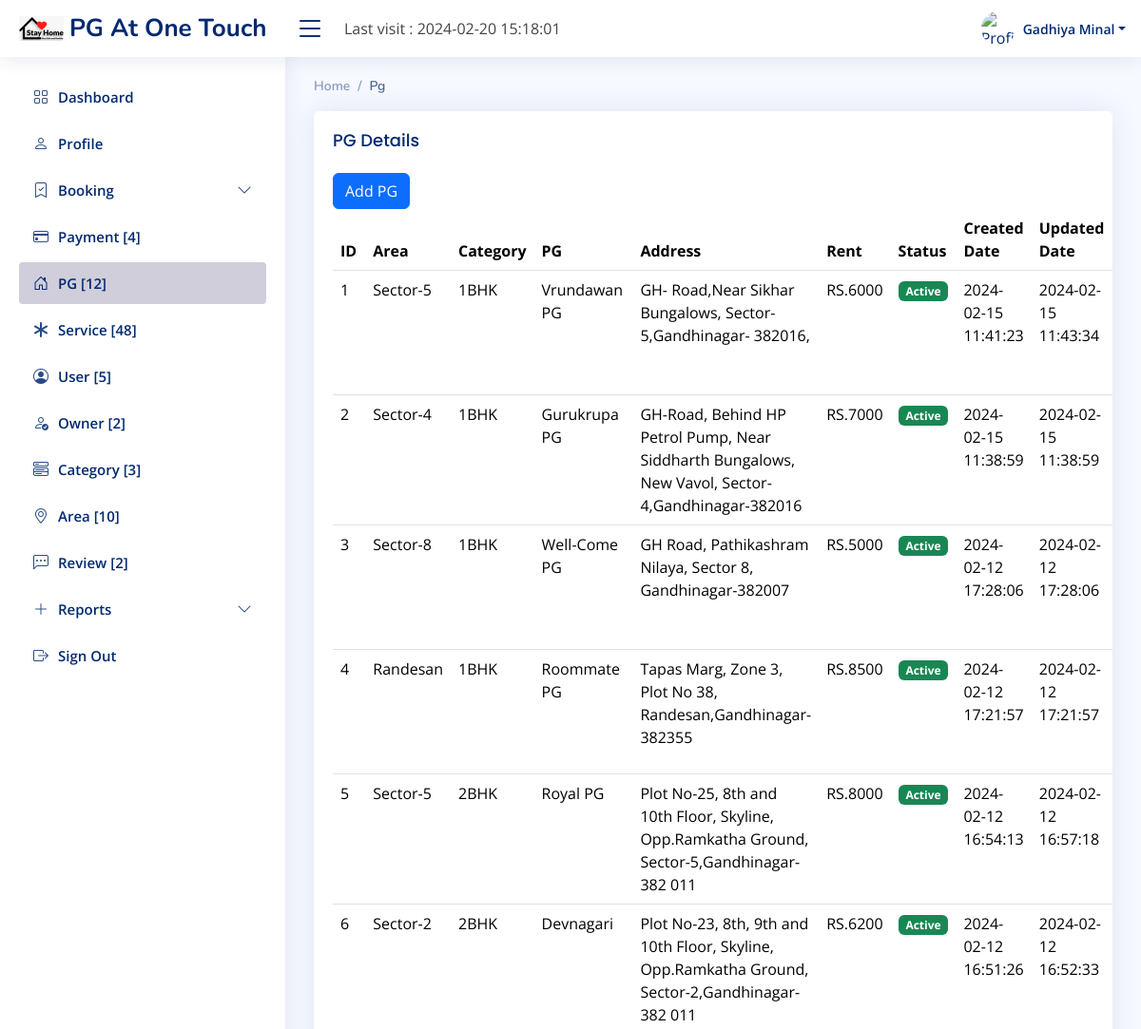
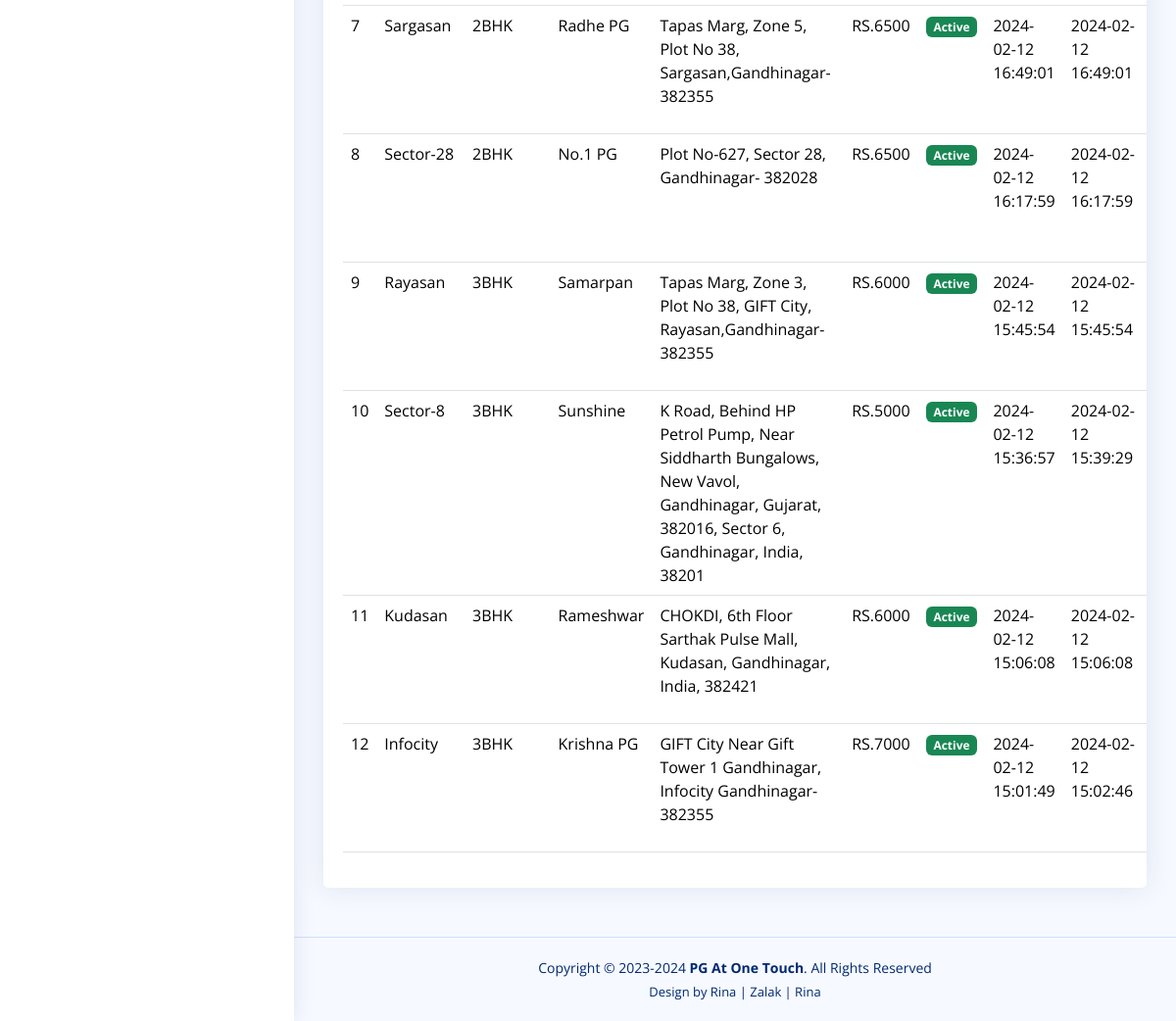
Screenshot of /Owner/index.php?file=pg (signed in) with the database file from the repository (2 pictures, top to bottom).
### tables this page shows
CREATE TABLE IF NOT EXISTS `pg_tb` (
  `pg_id` int(11) NOT NULL AUTO_INCREMENT,
  `cat_id` int(11) NOT NULL,
  `ar_id` int(11) NOT NULL,
  `o_id` int(11) NOT NULL,
  `pg_name` varchar(50) NOT NULL,
  `pg_add` text NOT NULL,
  `pg_details` text NOT NULL,
  `pg_image1` varchar(100) NOT NULL,
  `pg_image2` varchar(100) NOT NULL,
  `pg_image3` varchar(100) NOT NULL,
  `pg_capacity` varchar(20) NOT NULL,
  `pg_rent` int(11) NOT NULL,
  `pg_status` enum('Active','Deactive') NOT NULL,
  `pg_cdate` datetime NOT NULL,
  `pg_udate` datetime NOT NULL,
  PRIMARY KEY (`pg_id`)
);

CREATE TABLE IF NOT EXISTS `area_tb` (
  `ar_id` int(11) NOT NULL AUTO_INCREMENT,
  `ar_name` varchar(50) NOT NULL,
  `ar_status` enum('Active','Deactive') NOT NULL,
  `ar_cdate` datetime NOT NULL,
  `ar_udate` datetime NOT NULL,
  PRIMARY KEY (`ar_id`)
);

CREATE TABLE IF NOT EXISTS `category_tb` (
  `cat_id` int(11) NOT NULL AUTO_INCREMENT,
  `cat_name` varchar(50) NOT NULL,
  `cat_image` varchar(100) NOT NULL,
  `cat_status` enum('Active','Deactive') NOT NULL,
  `cat_cdate` datetime NOT NULL,
  `cat_udate` datetime NOT NULL,
  PRIMARY KEY (`cat_id`)
);

### Owner/middle/pg.php (the view, shortened to what this page needs)
<?php
$id = $_SESSION['ownerid'];
?>
		 <section class="section">
      <div class="row">
        <div class="col-lg-12">
          <div class="card" >
            <div class="card-body" style="overflow-x: auto;">
              <h5 class="card-title">PG Details</h5>
			  <a href="index.php?file=pg-add" >
				<button type="button" class="btn btn-primary">Add PG</button>
				</a>
              <table class="table datatable">
                <thead>
                  <tr>
                    <th scope="col">ID</th>
					<th scope="col">Area</th>
					<th scope="col">Category</th>
					<th scope="col">PG</th>
					<th scope="col">Address</th>
					<th scope="col">Rent</th>
                    <th scope="col">Status</th>
					<th scope="col">Created Date</th>
					<th scope="col">Updated Date</th>
                  </tr>
                </thead>
                <tbody>
                  <?php
				$j = 1;
					 $sel = "select * from pg_tb, category_tb,area_tb,owner_tb where pg_tb.cat_id=category_tb.cat_id and pg_tb.ar_id = area_tb.ar_id and pg_tb.o_id=owner_tb.o_id and pg_tb.o_id = '$id' order by pg_tb.pg_id DESC";
					$selr = $con->query($sel);
					foreach($selr as $selv){
				?>
                  <tr>
                    <td><?php echo $j++; ?></td>
					<td><?php echo $selv['ar_name']; ?></td>
					<td><?php echo $selv['cat_name']; ?></td>
					<td><?php echo $selv['pg_name']; ?></td>
				    <td><?php echo $selv['pg_add']; ?></td>
					  <td>RS.<?php echo $selv['pg_rent']; ?></td>
                    <td>
					<?php if($selv['pg_status'] == 'Active'){ ?>
					<a href="index.php?file=pg&pgid=<?php echo $selv['pg_id']; ?>&pgstatus=<?php echo $selv['pg_status']; ?>" >
				<span class="badge bg-success"><?php echo $selv['pg_status']; ?></span></a>
				<?php } else { ?>
				<a href="index.php?file=pg&pgid=<?php echo $selv['pg_id']; ?>&pgstatus=<?php echo $selv['pg_status']; ?>" >
				<span class="badge bg-danger"><?php echo $selv['pg_status']; ?></span></a>
				<?php } ?></td>
                    <td><?php echo $selv['pg_cdate']; ?></td>
                    <td><?php echo $selv['pg_udate']; ?></td>
                  </tr>
					<?php } ?>
                </tbody>
              </table>
            </div>
          </div>
        </div>
      </div>
    </section>

### Owner/assets/css/style.css (style rules this page uses)
:root { scroll-behavior: smooth; }
body { font-family: "Open Sans", sans-serif; background: #f6f9ff; color: #444444; }
a { color: #4154f1; text-decoration: none; }
h1, h2, h3, h4, h5, h6 { font-family: "Nunito", sans-serif; }
.card { margin-bottom: 30px; border: none; border-radius: 5px; box-shadow: 0px 0 30px rgba(1, 41, 112, 0.1); }
.card-title { padding: 20px 0 15px 0; font-size: 18px; font-weight: 500; color: #012970; font-family: "Poppins", sans-serif; }
.card-body { padding: 0 20px 20px 20px; }

### rows the page displays
pg_tb: ar.ar_name "Sector-5", cat.cat_name "1BHK", pg_name "Vrundawan PG", pg_add "GH- Road,Near Sikhar Bungalows, Sector-5,Gandhinagar- 382016,", pg_rent "6000", pg_status "Active", pg_cdate "2024-02-15 11:41:23", pg_udate "2024-02-15 11:43:34"
pg_tb: ar.ar_name "Sector-4", cat.cat_name "1BHK", pg_name "Gurukrupa PG", pg_add "GH-Road, Behind HP Petrol Pump, Near Siddharth Bungalows, New Vavol, Sector-4,Gandhinagar-382016", pg_rent "7000", pg_status "Active", pg_cdate "2024-02-15 11:38:59", pg_udate "2024-02-15 11:38:59"
pg_tb: ar.ar_name "Sector-8", cat.cat_name "1BHK", pg_name "Well-Come PG", pg_add "GH Road, Pathikashram Nilaya, Sector 8, Gandhinagar-382007", pg_rent "5000", pg_status "Active", pg_cdate "2024-02-12 17:28:06", pg_udate "2024-02-12 17:28:06"
pg_tb: ar.ar_name "Randesan", cat.cat_name "1BHK", pg_name "Roommate PG", pg_add "Tapas Marg, Zone 3, Plot No 38, Randesan,Gandhinagar-382355", pg_rent "8500", pg_status "Active", pg_cdate "2024-02-12 17:21:57", pg_udate "2024-02-12 17:21:57"
pg_tb: ar.ar_name "Sector-5", cat.cat_name "2BHK", pg_name "Royal PG", pg_add "Plot No-25, 8th and 10th Floor, Skyline, Opp.Ramkatha Ground, Sector-5,Gandhinagar- 382 011", pg_rent "8000", pg_status "Active", pg_cdate "2024-02-12 16:54:13", pg_udate "2024-02-12 16:57:18"
pg_tb: ar.ar_name "Sector-2", cat.cat_name "2BHK", pg_name "Devnagari", pg_add "Plot No-23, 8th, 9th and 10th Floor, Skyline, Opp.Ramkatha Ground, Sector-2,Gandhinagar- 382 011", pg_rent "6200", pg_status "Active", pg_cdate "2024-02-12 16:51:26", pg_udate "2024-02-12 16:52:33"
pg_tb: ar.ar_name "Sargasan", cat.cat_name "2BHK", pg_name "Radhe PG", pg_add "Tapas Marg, Zone 5, Plot No 38, Sargasan,Gandhinagar-382355", pg_rent "6500", pg_status "Active", pg_cdate "2024-02-12 16:49:01", pg_udate "2024-02-12 16:49:01"
pg_tb: ar.ar_name "Sector-28", cat.cat_name "2BHK", pg_name "No.1 PG", pg_add "Plot No-627, Sector 28, Gandhinagar- 382028", pg_rent "6500", pg_status "Active", pg_cdate "2024-02-12 16:17:59", pg_udate "2024-02-12 16:17:59"
pg_tb: ar.ar_name "Rayasan", cat.cat_name "3BHK", pg_name "Samarpan", pg_add "Tapas Marg, Zone 3, Plot No 38, GIFT City, Rayasan,Gandhinagar- 382355", pg_rent "6000", pg_status "Active", pg_cdate "2024-02-12 15:45:54", pg_udate "2024-02-12 15:45:54"
pg_tb: ar.ar_name "Sector-8", cat.cat_name "3BHK", pg_name "Sunshine", pg_add "K Road, Behind HP Petrol Pump, Near Siddharth Bungalows, New Vavol, Gandhinagar, Gujarat, 382016, Sector 6, Gandhinagar, India, 38201", pg_rent "5000", pg_status "Active", pg_cdate "2024-02-12 15:36:57", pg_udate "2024-02-12 15:39:29"
pg_tb: ar.ar_name "Kudasan", cat.cat_name "3BHK", pg_name "Rameshwar", pg_add "CHOKDI, 6th Floor Sarthak Pulse Mall, Kudasan, Gandhinagar, India, 382421", pg_rent "6000", pg_status "Active", pg_cdate "2024-02-12 15:06:08", pg_udate "2024-02-12 15:06:08"
pg_tb: ar.ar_name "Infocity", cat.cat_name "3BHK", pg_name "Krishna PG", pg_add "GIFT City Near Gift Tower 1 Gandhinagar, Infocity Gandhinagar- 382355", pg_rent "7000", pg_status "Active", pg_cdate "2024-02-12 15:01:49", pg_udate "2024-02-12 15:02:46"

### other values shown
$_SESSION['time'] "2024-02-20 15:18:01"
$_SESSION['ownername'] "Gadhiya Minal"
$pcountrv['PAYMENT'] "4"
$pgcountrv['PG'] "12"
$srcountrv['SERVICE'] "48"
$ucountrv['USER'] "5"
$ocountrv['OWNER'] "2"
$catcountrv['CATEGORY'] "3"
$arcountrv['AREA'] "10"
$fcountreview['REVIEW'] "2"
$filename "Pg"
